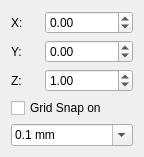
<?xml version="1.0" encoding="UTF-8"?>
<ui version="4.0">
 <class>Position</class>
 <widget class="QWidget" name="Position">
  <property name="geometry">
   <rect>
    <x>0</x>
    <y>0</y>
    <width>144</width>
    <height>147</height>
   </rect>
  </property>
  <property name="windowTitle">
   <string>Form</string>
  </property>
  <layout class="QVBoxLayout" name="verticalLayout">
   <item>
    <layout class="QHBoxLayout" name="horizontalLayout">
     <item>
      <widget class="QLabel" name="label">
       <property name="text">
        <string>X:</string>
       </property>
      </widget>
     </item>
     <item>
      <widget class="QDoubleSpinBox" name="vectorX">
       <property name="minimum">
        <double>-2147480000.000000000000000</double>
       </property>
       <property name="maximum">
        <double>2147480000.000000000000000</double>
       </property>
      </widget>
     </item>
    </layout>
   </item>
   <item>
    <layout class="QHBoxLayout" name="horizontalLayout_2">
     <item>
      <widget class="QLabel" name="label_2">
       <property name="text">
        <string>Y:</string>
       </property>
      </widget>
     </item>
     <item>
      <widget class="QDoubleSpinBox" name="vectorY">
       <property name="minimum">
        <double>-2147480000.000000000000000</double>
       </property>
       <property name="maximum">
        <double>2147480000.000000000000000</double>
       </property>
      </widget>
     </item>
    </layout>
   </item>
   <item>
    <layout class="QHBoxLayout" name="horizontalLayout_3">
     <item>
      <widget class="QLabel" name="label_3">
       <property name="text">
        <string>Z:</string>
       </property>
      </widget>
     </item>
     <item>
      <widget class="QDoubleSpinBox" name="vectorZ">
       <property name="minimum">
        <double>-2147480000.000000000000000</double>
       </property>
       <property name="maximum">
        <double>2147480000.000000000000000</double>
       </property>
       <property name="value">
        <double>1.000000000000000</double>
       </property>
      </widget>
     </item>
    </layout>
   </item>
   <item>
    <widget class="QCheckBox" name="checkBox">
     <property name="text">
      <string>Grid Snap on</string>
     </property>
    </widget>
   </item>
   <item>
    <widget class="QComboBox" name="comboBoxGridSize">
     <property name="editable">
      <bool>true</bool>
     </property>
     <item>
      <property name="text">
       <string>0.1 mm</string>
      </property>
     </item>
     <item>
      <property name="text">
       <string>0.5 mm</string>
      </property>
     </item>
     <item>
      <property name="text">
       <string>1 mm</string>
      </property>
     </item>
     <item>
      <property name="text">
       <string>2 mm</string>
      </property>
     </item>
     <item>
      <property name="text">
       <string>5 mm</string>
      </property>
     </item>
     <item>
      <property name="text">
       <string>10 mm</string>
      </property>
     </item>
     <item>
      <property name="text">
       <string>20 mm</string>
      </property>
     </item>
     <item>
      <property name="text">
       <string>50 mm</string>
      </property>
     </item>
     <item>
      <property name="text">
       <string>100 mm</string>
      </property>
     </item>
     <item>
      <property name="text">
       <string>200 mm</string>
      </property>
     </item>
     <item>
      <property name="text">
       <string>500 mm</string>
      </property>
     </item>
     <item>
      <property name="text">
       <string>1 m</string>
      </property>
     </item>
     <item>
      <property name="text">
       <string>2 m</string>
      </property>
     </item>
     <item>
      <property name="text">
       <string>5 m </string>
      </property>
     </item>
    </widget>
   </item>
  </layout>
 </widget>
 <resources/>
 <connections/>
</ui>
